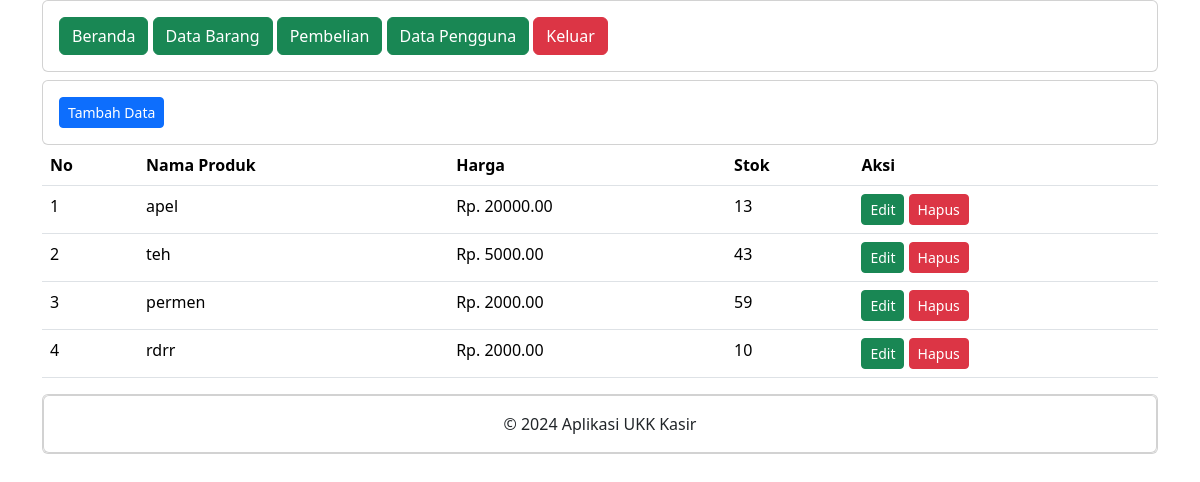
Page /ukk/administrator/data_barang.php (signed in) on the committed database.
### tables this page shows
CREATE TABLE `produk` (
  `produk_id` int(11) NOT NULL,
  `nama_produk` varchar(25) NOT NULL,
  `harga` decimal(10,2) NOT NULL,
  `stok` int(11) NOT NULL
);

### ukk/administrator/data_barang.php (the view, shortened to what this page needs)
<?php
include '../koneksi.php';
include "header.php";
include "navbar.php";
?>
<div class="card mt-2">
    <div class="card-body">
        <button type="button" class="btn btn-primary btn-sm" data-bs-toggle="modal" data-bs-target="#tambah-data">
            Tambah Data
        </button>
    </div>
    </div>
    <div class="card-body">
        <table class="table">
            <thead>
                <tr>
                    <th>No</th>
                    <th>Nama Produk</th>
                    <th>Harga</th>
                    <th>Stok</th>
                    <th>Aksi</th>
                </tr>
            </thead>
            <tbody>
                <?php
                $no = 1;
                $data = mysqli_query($koneksi,"select * from produk");
                while($d = mysqli_fetch_array($data)){
                    ?>
                    <tr>
                        <td><?= $no++ ?></td>
                        <td><?= $d['nama_produk']; ?></td>
                        <td>Rp. <?= $d['harga']; ?></td>
                        <td><?= $d['stok']; ?></td>
                        <td>
                            <button type="button" class="btn btn-success btn-sm" data-bs-toggle="modal" data-bs-target="#edit-data<?= $d['produk_id'] ?>" <?= $d['produk_id']; ?>>
                                Edit
                            </button>
                            <button type="button" class="btn btn-danger btn-sm" data-bs-toggle="modal" data-bs-target="#hapus-data<?= $d['produk_id'] ?>" <?= $d['produk_id']; ?>>
                                Hapus
                            </button>
                        </td>
                    </tr>
                <?php } ?>
            </tbody>
        </table>
    </div>
</div>
<?php
include "footer.php";
?>

### rows in the picture
produk: nama_produk "apel", harga "20000.00", stok "13"
produk: nama_produk "teh", harga "5000.00", stok "43"
produk: nama_produk "permen", harga "2000.00", stok "59"
produk: nama_produk "rdrr", harga "2000.00", stok "10"
